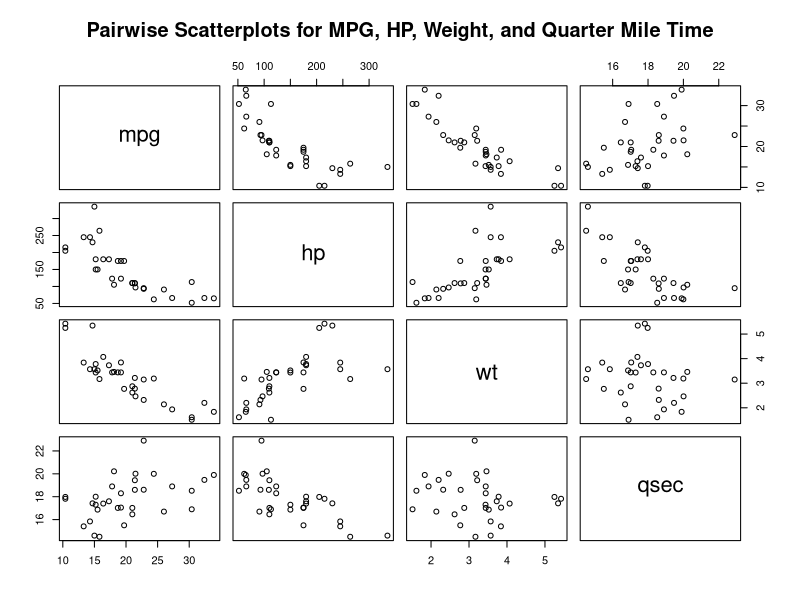
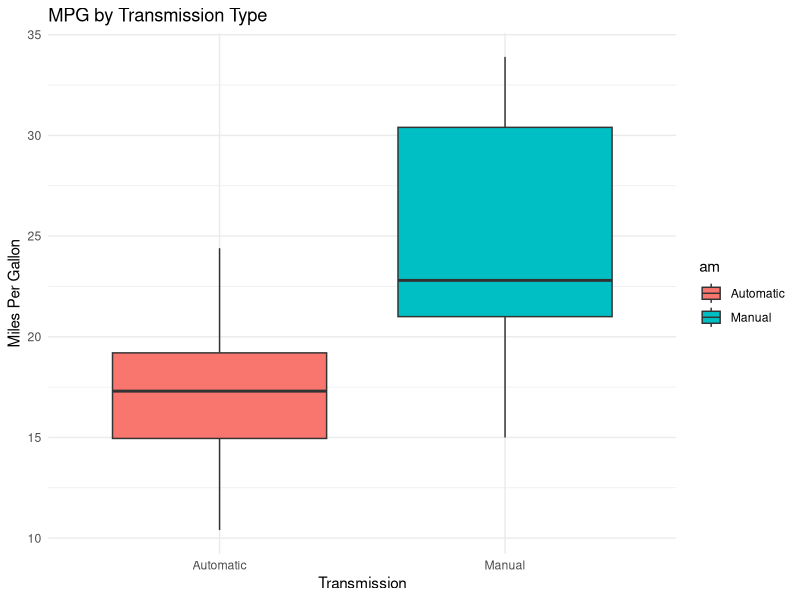
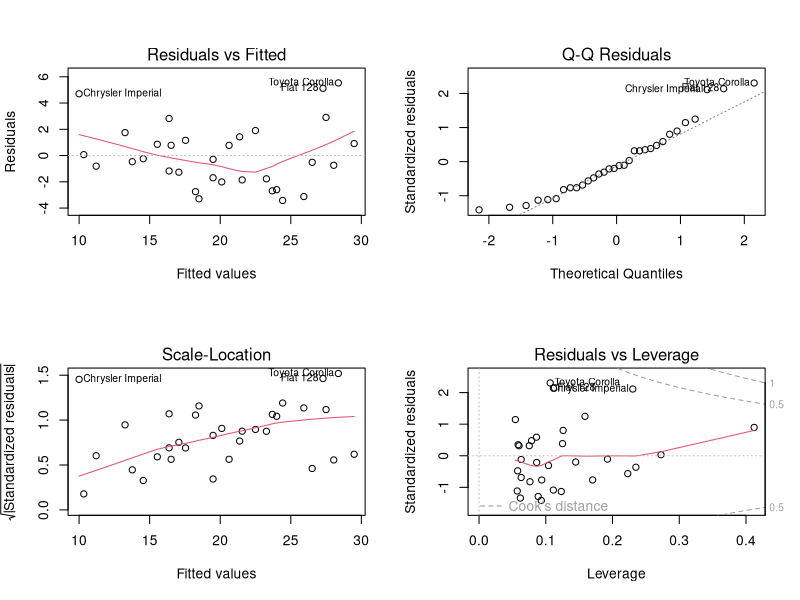

The R source for these figures, in order:
## ---- chunk 1
knitr::opts_chunk$set(echo = TRUE, fig.path = "figures/")
library(ggplot2)
library(dplyr)
data(mtcars)
## ---- chunk 2
str(mtcars)       # Structure of dataset
summary(mtcars)   # Summary statistics for all variables

#Pairwise scatterplot matrix of key variables
pairs(mtcars[, c("mpg", "hp", "wt", "qsec")],
      main = "Pairwise Scatterplots for MPG, HP, Weight, and Quarter Mile Time")

mtcars$am <- factor(mtcars$am, labels = c("Automatic", "Manual"))

ggplot(mtcars, aes(x = am, y = mpg, fill = am)) +
  geom_boxplot() +
  labs(title = "MPG by Transmission Type", x = "Transmission", y = "Miles Per Gallon") +
  theme_minimal()
## ---- chunk 3
fit1 <- lm(mpg ~ am, data = mtcars)
summary(fit1)
confint(fit1)
## ---- chunk 4
fit2 <- lm(mpg ~ am + wt + hp, data = mtcars)
summary(fit2)
confint(fit2)
## ---- chunk 5
AIC(fit1, fit2)
## ---- chunk 6
par(mfrow = c(2, 2))
plot(fit2)
